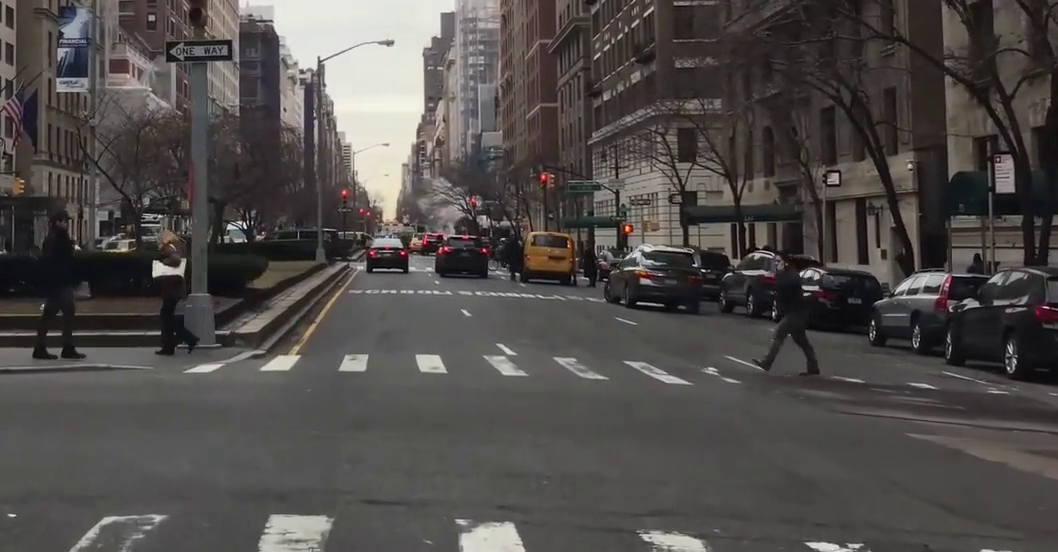
#> input picture frame 70 of proj_files/fdre.mp4, 1058 x 552 px, given in place of CarsTrim.mp4, which was not available
$ python Car_Person_Tracking.py
#> lines starting #> are read from the running program, lines starting #| are printed output that depends on the picture; after the words box and inside, x2 and y2 are one past the last pixel; in counts of white or black regions, pixels touching at a corner belong together; pictures that were not available may be replaced by others from this repository, and a replacement may not be noted
import cv2

############################
## The classifier used in this project I retrieved
## from Ratan Singh Dharra's website at https://rsdharra.com/blog/lesson/26.html
############################

# Download car image
file = 'proj_files/Cars-on-highway.jpg'
video = cv2.VideoCapture('proj_files/CarsTrim.mp4')
# Classifier that is pre-trained
classifier_file = 'proj_files/cars.xml'
# Create the classifier using Haar Cascades
tracker = cv2.CascadeClassifier(classifier_file)

#runs until video "ends"

while True:
    # Read the current frame
    (read, frame) = video.read()
#> frame is the input picture: shape (552, 1058, 3); mean B, G, R 74.6, 76.4, 80.4

    # Safe check if video read was successful
    if read:
        # turn image to grayscale for the haar cascades
        bw = cv2.cvtColor(frame, cv2.COLOR_BGR2GRAY)
    else:
        break
    # Detect cars. Will detect coordinates (as a square of the window) of where the classifiers think a car is
    # ex: [375, 262, 348, 348] = [top left coordinate(x), top left coordinate(y), Length of rec, width of rect]
    cars = tracker.detectMultiScale(bw)
#> cars = [[54, 336, 32, 32], [26, 336, 33, 33], [44, 30, 58, 58], [345, 210, 79, 79]]

    # Draw the squares
    for (x, y, w, h) in cars:
       cv2.rectangle(frame, (x, y), (x+w, y+h), (0, 0, 255), 2)
#> this loop made 4 passes
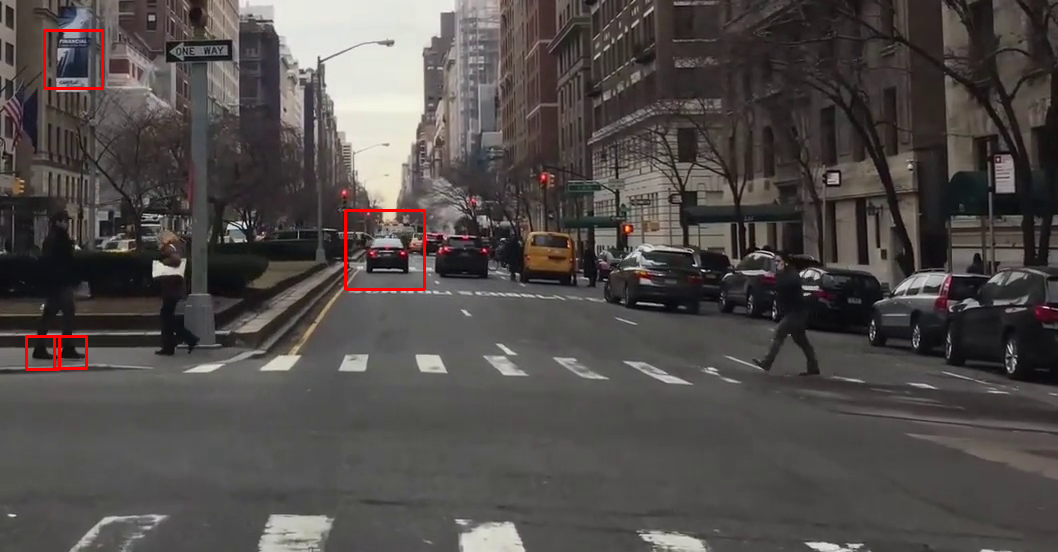
#> frame: shape (552, 1058, 3); 0.41% of pixels changed, all inside (x1, y1, x2, y2) = (25, 29, 426, 371)

    # Display bw frame
    cv2.imshow('Car Detector', frame)

    cv2.waitKey(1)

$ run again, starting later in the video
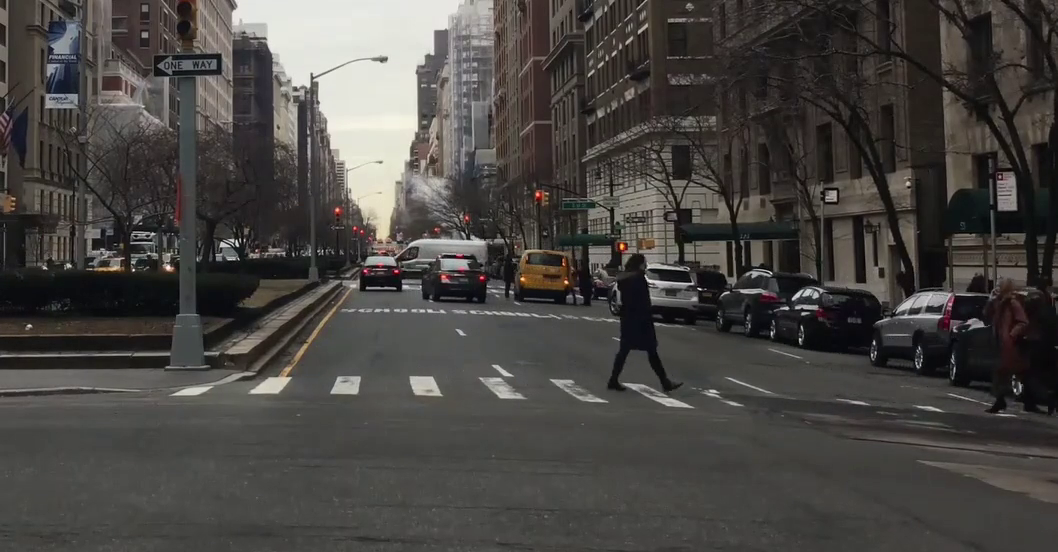
#> input picture frame 318 of proj_files/fdre.mp4, 1058 x 552 px, given in place of CarsTrim.mp4, which was not available
#> frame is the input picture: shape (552, 1058, 3); mean B, G, R 66.8, 69.8, 72.6
#> cars = [[956, 255, 47, 47], [343, 240, 69, 69], [107, 326, 61, 61]]
#> the loop `for (x, y, w, h) in cars:` made 3 passes
#> after the loop `for (x, y, w, h) in cars:`:
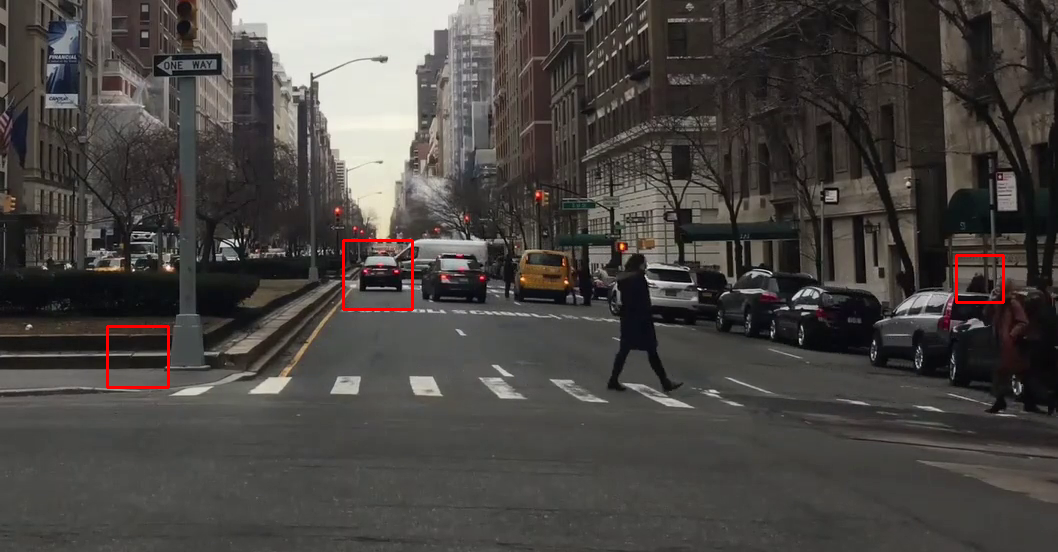
#> frame: shape (552, 1058, 3); 0.36% of pixels changed, all inside (x1, y1, x2, y2) = (106, 239, 1005, 389)

$ run again, starting later in the video
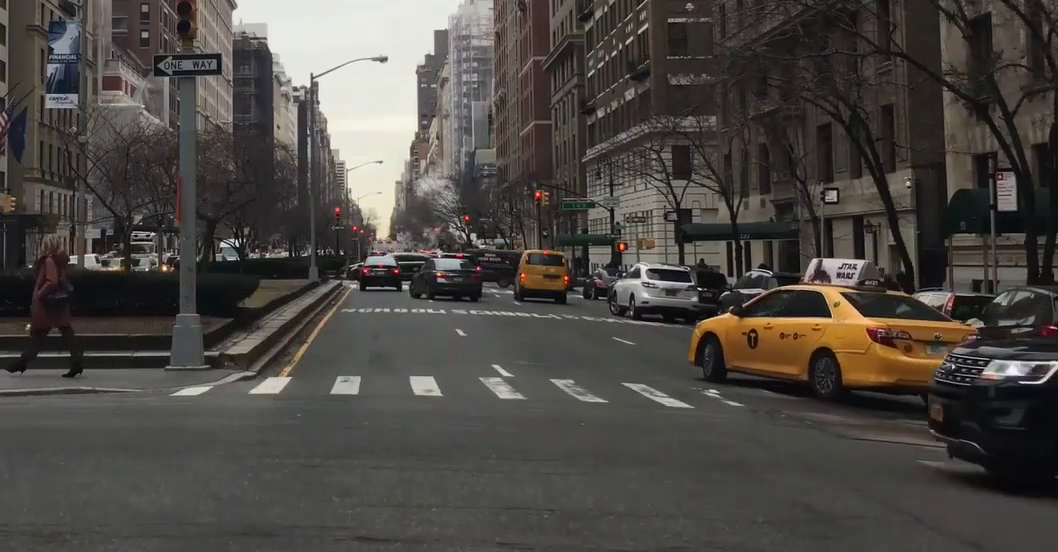
#> input picture frame 566 of proj_files/fdre.mp4, 1058 x 552 px, given in place of CarsTrim.mp4, which was not available
#> frame is the input picture: shape (552, 1058, 3); mean B, G, R 68, 72.2, 76.3
#> `bw = cv2.cvtColor(frame, cv2.COLOR_BGR2GRAY)`:
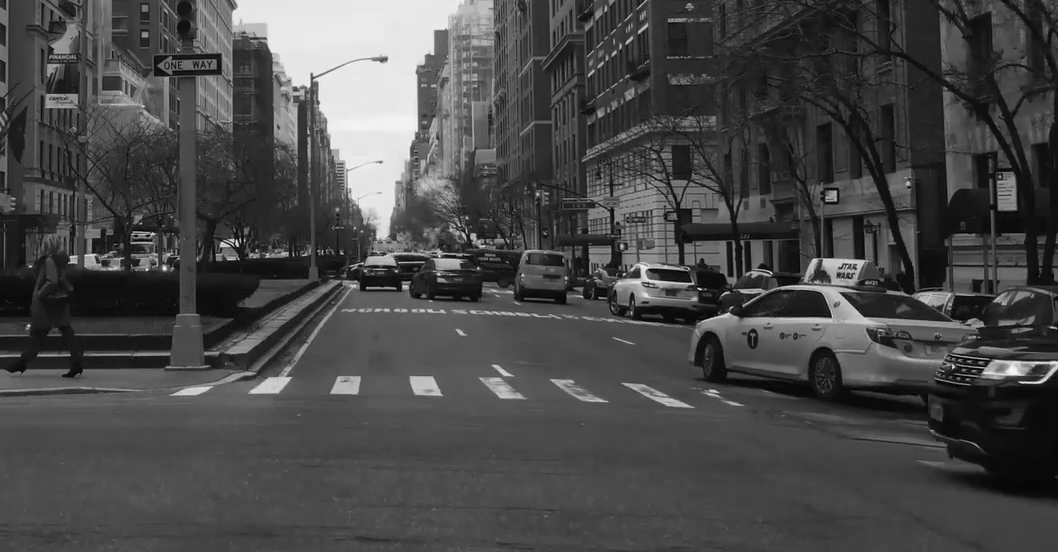
#> bw: shape (552, 1058); min 0, max 248, mean 72.9
#> cars = [[337, 225, 90, 90]]
#> the loop `for (x, y, w, h) in cars:` made 1 pass
#> after the loop `for (x, y, w, h) in cars:`:
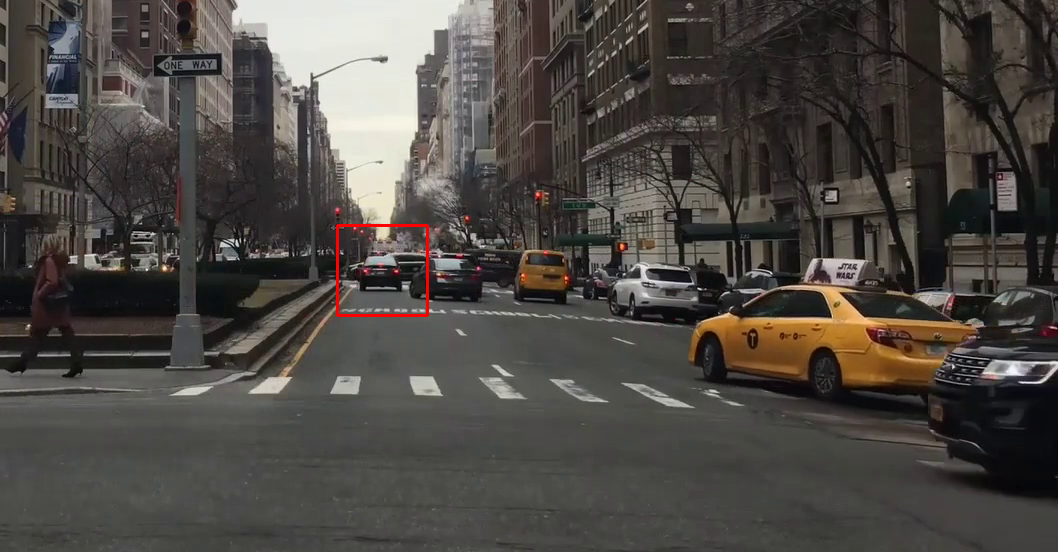
#> frame: shape (552, 1058, 3); 0.18% of pixels changed, all inside (x1, y1, x2, y2) = (336, 224, 429, 317)
